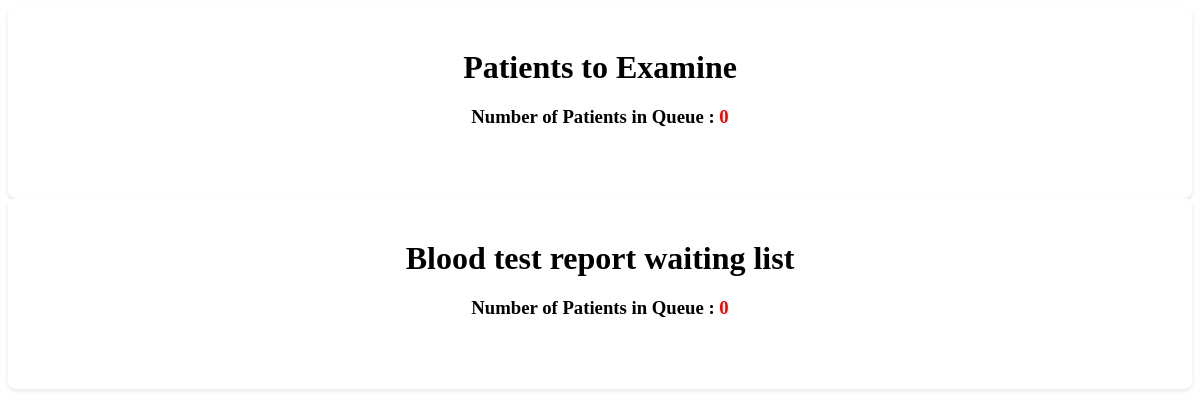
/doctor/check-list.php, run on an earlier commit of the app's database.
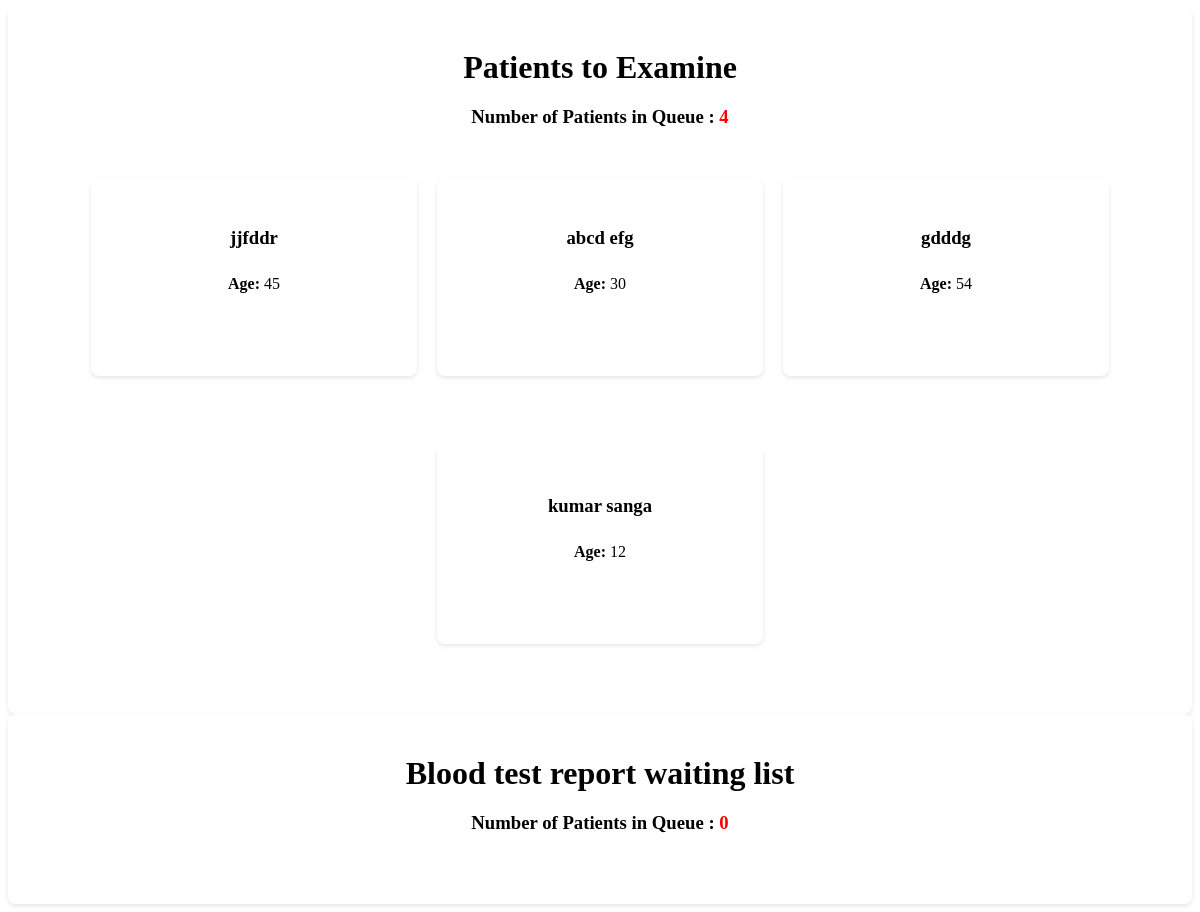
And on a later commit of the database.
### tables this page shows
CREATE TABLE IF NOT EXISTS `patients_details` (
  `id` int NOT NULL AUTO_INCREMENT,
  `patients_id` int DEFAULT NULL,
  `age` int DEFAULT NULL,
  `reception_id` varchar(50) DEFAULT NULL,
  `symptoms` text,
  `medical_report` text,
  `Prescriptions` text,
  `Prescriptions_date` datetime DEFAULT NULL,
  `doctor_id` varchar(50) DEFAULT NULL,
  `symptoms_date` datetime DEFAULT NULL,
  PRIMARY KEY (`id`),
  KEY `FK_patients_details_register_patients` (`patients_id`),
  KEY `FK_patients_details_register_reception` (`reception_id`),
  KEY `FK_patients_details_registered_doctor` (`doctor_id`),
  CONSTRAINT `FK_patients_details_register_patients` FOREIGN KEY (`patients_id`) REFERENCES `registered_patients` (`p_id`),
  CONSTRAINT `FK_patients_details_register_reception` FOREIGN KEY (`reception_id`) REFERENCES `registered_reception` (`id_num`),
  CONSTRAINT `FK_patients_details_registered_doctor` FOREIGN KEY (`doctor_id`) REFERENCES `registered_doctor` (`id_num`)
);

CREATE TABLE IF NOT EXISTS `registered_patients` (
  `p_id` int NOT NULL AUTO_INCREMENT,
  `name` varchar(50) DEFAULT NULL,
  `mobile` varchar(12) DEFAULT NULL,
  `email` varchar(50) DEFAULT NULL,
  `id_num` varchar(20) DEFAULT NULL,
  `address` text,
  `age` int DEFAULT NULL,
  `register_date` datetime DEFAULT NULL,
  `reception_id` varchar(50) DEFAULT NULL,
  PRIMARY KEY (`p_id`),
  KEY `FK_register_patients_register_reception` (`reception_id`),
  CONSTRAINT `FK_register_patients_register_reception` FOREIGN KEY (`reception_id`) REFERENCES `registered_reception` (`id_num`)
);

### connection.php (called while the page is built, shortened)
<?php
class Database
{
    public static $connection;
    public static function SetUpConnection()
    {
        if (!isset(Database::$connection)) {
            Database::$connection = new mysqli("localhost", "root", "Chalithac*#3031", "healthcare", "3306");
        }
    }
    public static function search($q)
    {
        return Database::$connection->query($q);
    }
}

### doctor/check-list.php (the view, shortened to what this page needs)
<head>
</head>
<body>
    <?php
    require_once "../connection.php";
    $totalResultSet = Database::search("SELECT COUNT(*) AS total FROM `patients_details`
     WHERE `Prescriptions` = '' AND  `id` NOT IN (SELECT `patientDetails_id` FROM `bloodtest`  WHERE (`reportName` is null or `reportName` = ''))");
    $totalRow = $totalResultSet->fetch_assoc();
    $totalPatients = $totalRow['total'];
    ?>
    <div class="container">
        <h1>Patients to Examine</h1>
        <div class="queue-info">
            <h3>Number of Patients in Queue : <span style="color: red; font-weight: 900;" id="queueCount"><?php echo $totalPatients ?></span></h3>
        </div>
        <div class="patient-cards">
            <?php
        $patiientResultSet = Database::search("SELECT  `patients_details`.`id` AS `pid`, `registered_patients`.`name` AS `name`,`patients_details`.`age` AS `age`
        FROM `patients_details`
        INNER JOIN  `registered_patients` ON `registered_patients`.`p_id` = `patients_details`.`patients_id`
        WHERE `patients_details`.`Prescriptions` = '' AND `patients_details`.`id` NOT IN (SELECT `patientDetails_id` FROM `bloodtest` WHERE (`reportName` is null or `reportName` = '') )   LIMIT 4");
            $numRows = $patiientResultSet->num_rows;
            if ($numRows > 0) {
                while ($patientDetails = $patiientResultSet->fetch_assoc()) {
            ?>
                    <div class="patient-card">
                        <h3><?php echo $patientDetails["name"] ?></h3>
                        <p><strong>Age:</strong> <?php echo $patientDetails["age"] ?></p>
                        <button class="examine-btn" onclick="examinePatient(<?php echo $patientDetails['pid'] ?>)">Examine</button>
                    </div>
            <?php
                }
            }
            ?>
        </div>
    </div>
    <?php
   $totalTestResultSet = Database::search("SELECT COUNT(*) AS total FROM `bloodtest`  WHERE  (`reportName` IS NULL OR `reportName` = '')");
  $totalTestRow = $totalTestResultSet->fetch_assoc();
  $totalTestPatients = $totalTestRow['total'];
  ?>
    <div class="container">
        <h1>Blood test report waiting list</h1>
        <div class="queue-info">
            <h3>Number of Patients in Queue : <span style="color: red; font-weight: 900;" id="queueCount"><?php echo $totalTestPatients ?></span></h3>
        </div>
    </div>
</body>

### doctor/check-list.php (style rules this page uses)
.container { max-width: 1200px; margin: 0 auto; background-color: #fff; padding: 20px; border-radius: 8px; box-shadow: 0 2px 4px rgba(0, 0, 0, 0.1); }
h1 { color: var(--base-color); text-align: center; margin-bottom: 20px; }
.queue-info { text-align: center; margin-bottom: 50px; }
.queue-info h3 { color: var(--base-color); }
.patient-cards { display: flex; flex-wrap: wrap; height: max-content; gap: 20px; justify-content: center; }
.patient-card { background-color: #fff; border: 1px solid var(--medium-gray); border-radius: 8px; box-shadow: 0 2px 4px rgba(0, 0, 0, 0.1); padding: 30px; width: calc(25% - 20px); text-align: center; display: flex; flex-direction: column; margin-bottom: 50px; }
.patient-card h3 { color: var(--dark-gray); margin-bottom: 10px; }
.patient-card p { color: var(--dark-gray); margin-bottom: 15px; }
.examine-btn { padding: 10px 15px; background-color: var(--base-color); border: none; border-radius: 5px; color: #FFFFFF; font-size: 1em; cursor: pointer; transition: background-color 0.3s; margin-top: auto; }

What changed in the data, as far as the page shows it:
added patients_details: patients.name "jjfddr", age "45"
added patients_details: patients.name "abcd efg", age "30"
added patients_details: patients.name "gdddg", age "54"
added patients_details: patients.name "kumar sanga", age "12"
Also different on the page:
$totalPatients: "0" → "4"
